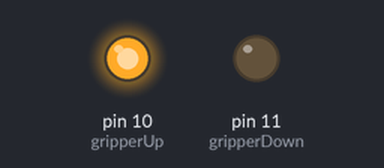
The sketch below on a simulated Arduino Uno, built with avr-gcc and run on an emulated ATmega328P. Parts: output pins drawn as LEDs (lit = HIGH).

Above: at 0.1 s.
Timing chart, 0 to 1.6 s (numbered marks = the images above):
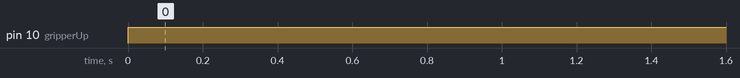

Measured:
- by itself, pin 10 (gripperUp): LOW → HIGH at 0.00 s

The sketch:

gripper_up_down.ino
```cpp
int gripperDown = 11;
int gripperUp = 10;
void setup() {
  // put your setup code here, to run once:
  pinMode(gripperDown, OUTPUT);
  pinMode(gripperUp, OUTPUT);

}

void loop() {
  // put your main code here, to run repeatedly:
int n=1;
if(n==1)
{
  digitalWrite(gripperUp, HIGH);
  digitalWrite(gripperDown, LOW);
}
 else {
  digitalWrite(gripperDown, HIGH);
  digitalWrite(gripperUp, LOW);
 }
}
```
